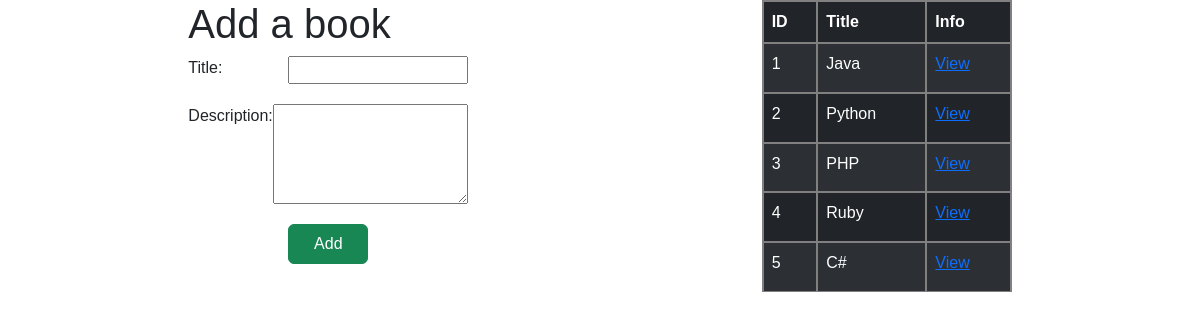
The app's page /, older data.
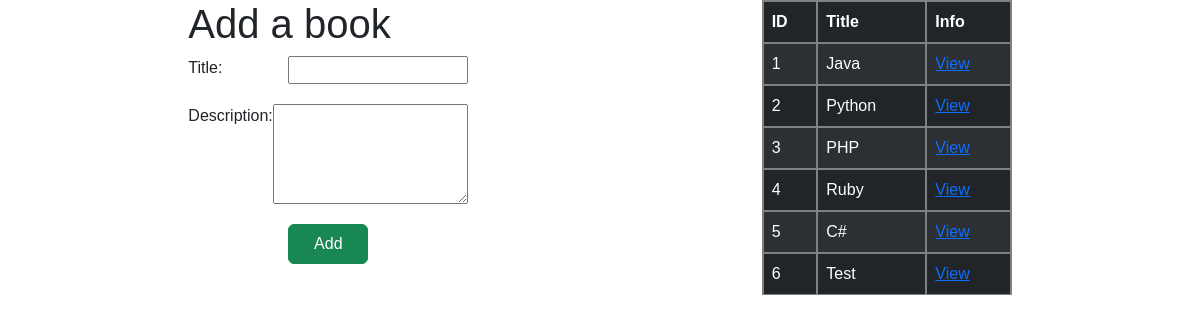
The same page, newer data.
### books_authors_app/models.py (models this page shows)
class Book(models.Model):
    title = models.CharField(max_length=255)
    desc = models.TextField(default="old_ninja")
    created_at = models.DateTimeField(auto_now_add=True)
    updated_at = models.DateTimeField(auto_now=True)

### books_authors_app/views.py (the view)
# urls.py: path('',views.books),
def books(request):
    context = {
        "books": Book.objects.all()
    }
    return render(request, 'index.html', context)

### books_authors_app/templates/index.html (shortened to what this page needs)
<!DOCTYPE html>
<html lang="en">
<head>
    <link href="https://cdn.jsdelivr.net/npm/bootstrap@5.2.1/dist/css/bootstrap.min.css" rel="stylesheet">
    {% load static %}
</head>
<body>
    <div class="left-side">
    <h1>Add a book</h1>
    <div id="container">
        <form action="/newbook" method="POST">
        <div class="title">
            <label for="">Title:</label>
            <input type="text" name="book_title"/>
        </div>
        <div class="desc">
            <label for="">Description:</label>
            <textarea name="book_desc"></textarea>
        </div>
        <button  class="btn btn-success" type="submit">Add</button><br>
        </form>
    </div>
    </div>
    <table class="table table-dark table-striped">
        <thead>
        <tr>
            <th>ID</th>
            <th>Title</th>
            <th>Info</th>
        </tr>
        </thead>
        <div>
        {% for book in books %}
        <tr>
            <td>{{ book.id }}</td>
            <td>{{ book.title }}</td>
            <td><a href="/books/{{ book.id }}">View</a></td>
        </tr>
        {% endfor %}
        </div>
    </table>
</body>
</html>

Row changes from the older to the newer data that the page shows:
added Book: id "6", title "Test"
